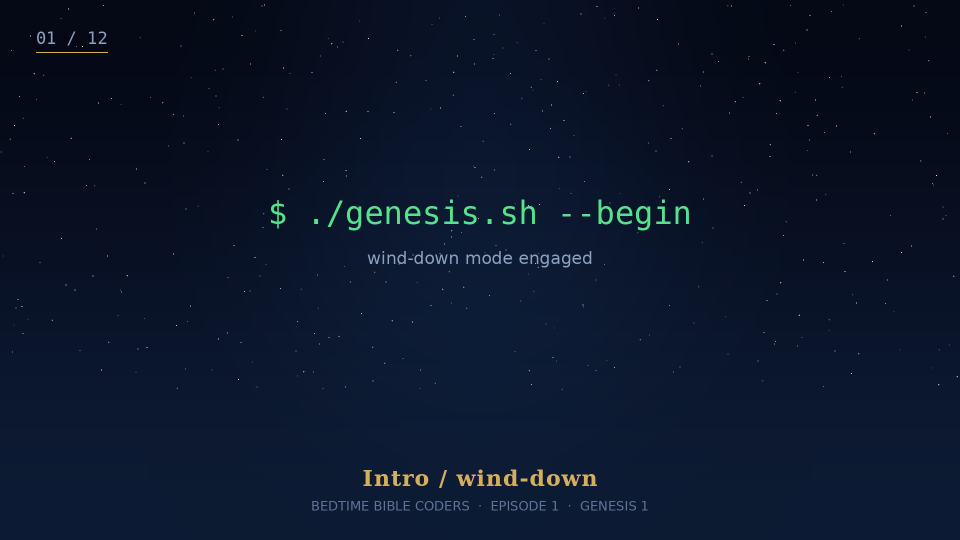
#> input picture scenes/scene_00_intro.png, 1920 x 1080 px (shown at 1/2 size)
$ python -i scenes.py   (imports and definitions only)
#> lines starting #> are read from the running program, lines starting #| are printed output that depends on the picture
#!/usr/bin/env python3
"""Generate one scene card per chapter (PIL, same visual language as cover).

  python3 scenes.py            -> scenes/scene_00.png ... scene_11.png
"""
import json, math, os, random
from PIL import Image, ImageDraw, ImageFilter, ImageFont

W, H = 1920, 1080
OUT = "/home/zaq/bedtime-studio/scenes"
FONT_SERIF = "/usr/share/fonts/truetype/dejavu/DejaVuSerif-Bold.ttf"
FONT_SANS = "/usr/share/fonts/truetype/dejavu/DejaVuSans.ttf"
FONT_MONO = "/usr/share/fonts/truetype/dejavu/DejaVuSansMono.ttf"
NAVY_TOP = (5, 9, 22)
NAVY_BOT = (13, 27, 52)
GOLD = (212, 175, 94)
GREEN = (86, 226, 140)
MUTED = (140, 160, 190)
DEEP = (8, 14, 32)

CHAPTERS = [
    ("intro",    "Intro / wind-down"),
    ("gen11",    "Genesis 1:1"),
    ("day1",     "Day 1 — Let there be light"),
    ("day2",     "Day 2 — The sky"),
    ("day3",     "Day 3 — Land + vegetation"),
    ("day4",     "Day 4 — Sun, moon, stars"),
    ("day5",     "Day 5 — Fish and birds"),
    ("day6",     "Day 6 — Animals + humanity"),
    ("imago",    "Made in God's image"),
    ("eden",     "The Garden / Eden"),
    ("closing",  "Closing — rest here"),
    ("preview",  "Next episode preview"),
]


# [100 lines left out: functions gradient, stars, glow, centered, motif_intro, motif_gen11 and 3 more, not called in this run]


def motif_day4(img):
    d = ImageDraw.Draw(img)
    glow(img, int(W * 0.30), int(H * 0.36), 200, GOLD, alpha=110)
    glow(img, int(W * 0.70), int(H * 0.34), 150, (170, 200, 255), alpha=80)
    rnd = random.Random(9)
    for _ in range(160):
        x, y = rnd.randint(0, W), rnd.randint(0, int(H * 0.55))
        b = rnd.randint(120, 255)
        d.point((x, y), fill=(b, b, min(255, b + 15)))
    centered(d, "Let there be lights in the firmament", int(H * 0.62),
             ImageFont.truetype(FONT_SERIF, 58), GOLD)
    centered(d, "sun.launch()  moon.launch()  stars.scatter()",
             int(H * 0.74), ImageFont.truetype(FONT_MONO, 38), GREEN)


# [87 lines left out: functions motif_day5, motif_day6, motif_imago, motif_eden, motif_closing, motif_preview, not called in this run]


MOTIFS = {
    "intro": motif_intro, "gen11": motif_gen11, "day1": motif_day1,
    "day2": motif_day2, "day3": motif_day3, "day4": motif_day4,
    "day5": motif_day5, "day6": motif_day6, "imago": motif_imago,
    "eden": motif_eden, "closing": motif_closing, "preview": motif_preview,
}


# [38 lines left out: functions build_scene, main, not called in this run]


# [2 lines not run here, left out]

>>> import cv2
>>> picture = cv2.imread('scenes/scene_00_intro.png', cv2.IMREAD_GRAYSCALE)
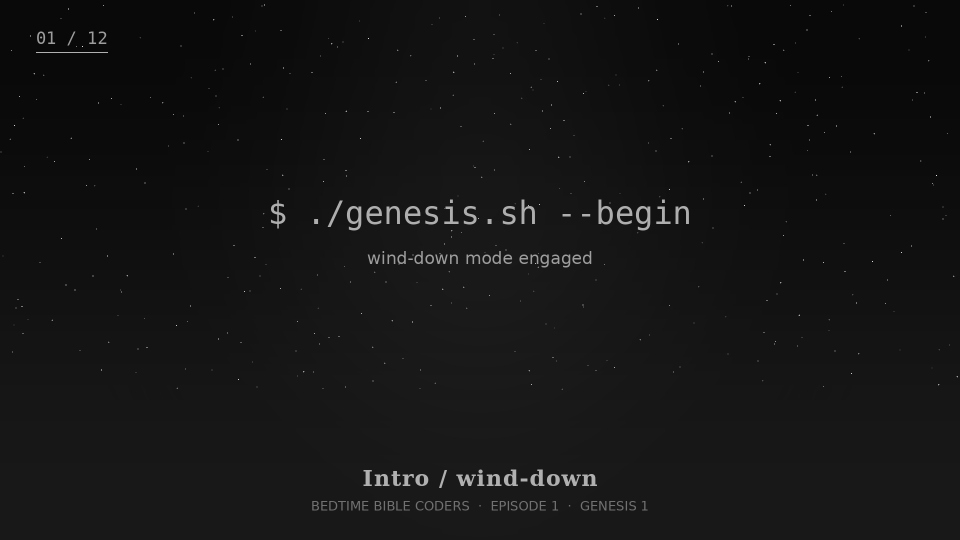
#> picture: shape (1080, 1920) (shown at 1/2 size); min 9, max 235, mean 20.2
#> (the run stopped early here; a loop or call above may not have finished)

$ run again, on scenes/scene_01_gen11.png
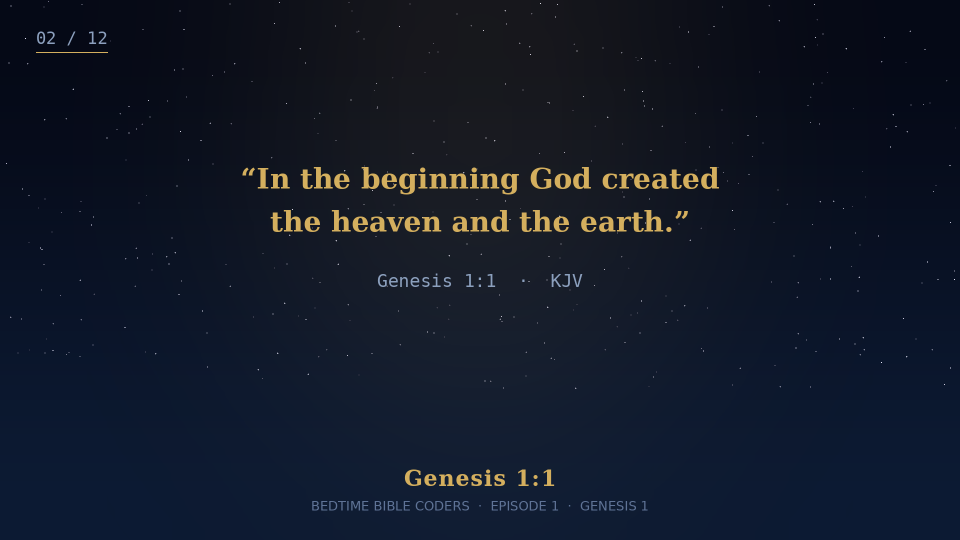
#> input picture scenes/scene_01_gen11.png, 1920 x 1080 px (shown at 1/2 size)
#> `picture = cv2.imread('scenes/scene_00_intro.png', cv2.IMREAD_GRAYSCALE)`:
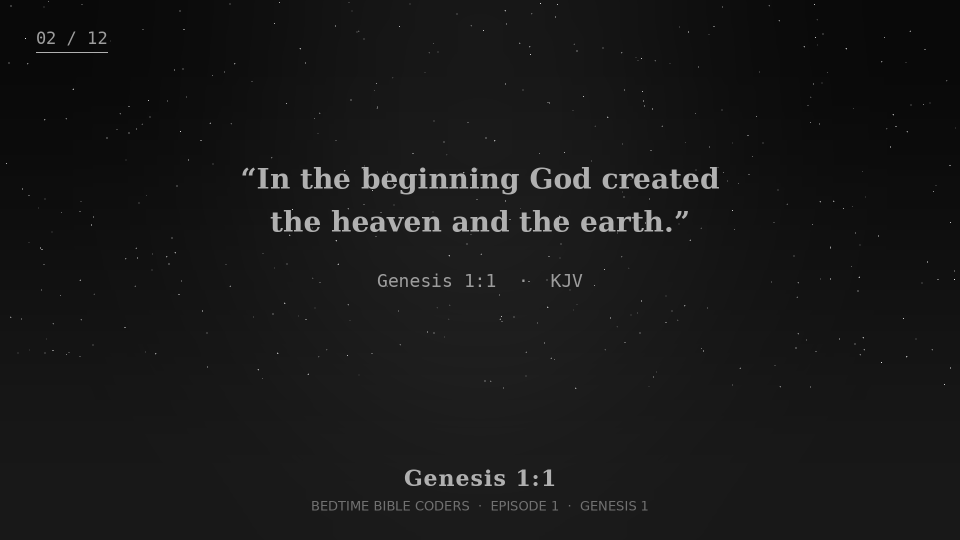
#> picture: shape (1080, 1920) (shown at 1/2 size); min 9, max 233, mean 23.6

$ run again, on scenes/scene_03_day2.png
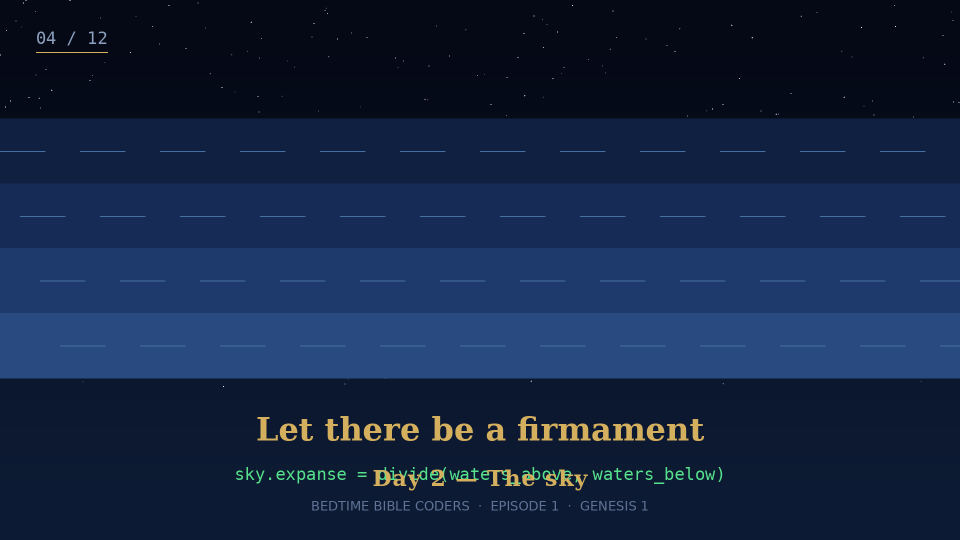
#> input picture scenes/scene_03_day2.png, 1920 x 1080 px (shown at 1/2 size)
#> `picture = cv2.imread('scenes/scene_00_intro.png', cv2.IMREAD_GRAYSCALE)`:
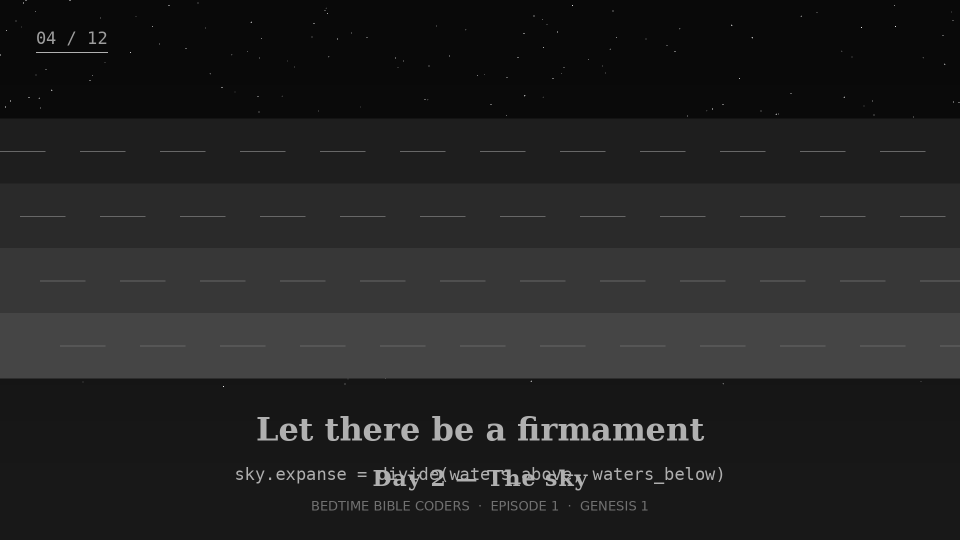
#> picture: shape (1080, 1920) (shown at 1/2 size); min 9, max 237, mean 34.9
